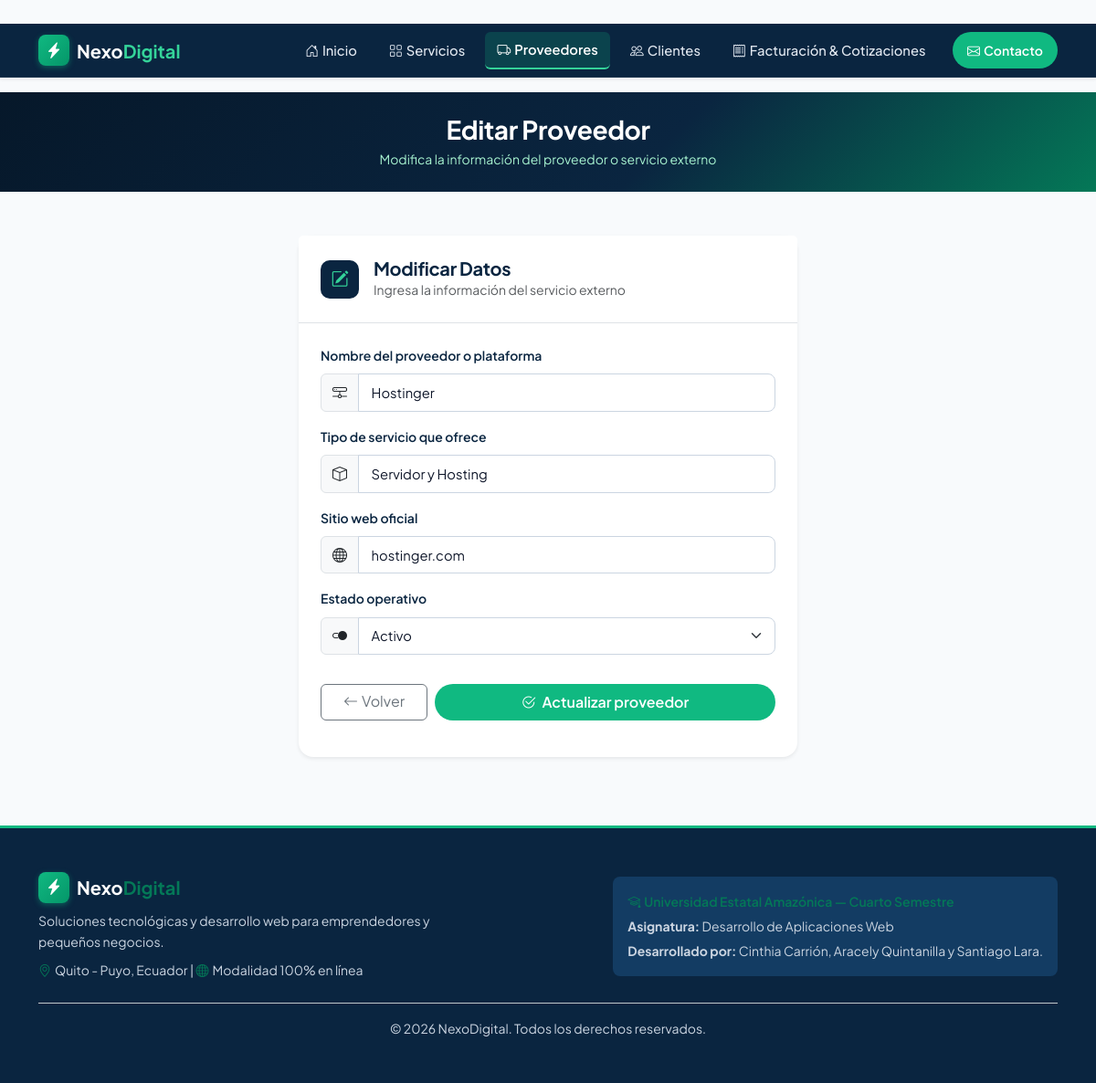
/proveedores/editar/1, run on the app's committed database.
### tables this page shows
CREATE TABLE proveedores (
            id INTEGER PRIMARY KEY AUTOINCREMENT,
            nombre TEXT NOT NULL,
            tipo_servicio TEXT NOT NULL,
            sitio TEXT NOT NULL,
            estado_id INTEGER NOT NULL,
            FOREIGN KEY (estado_id) REFERENCES estados_proveedor (id)
        );

### app.py (the view, shortened to what this page needs)
@app.route('/proveedores/editar/<int:id>', methods=['GET', 'POST'])
def editar_proveedor(id):
    conn = db.get_connection()
    proveedor = conn.execute('SELECT * FROM proveedores WHERE id = ?', (id,)).fetchone()
    if proveedor is None:
        conn.close()
        flash('El proveedor seleccionado no existe.', 'danger')
        return redirect(url_for('proveedores'))
    estados = conn.execute('SELECT * FROM estados_proveedor ORDER BY id').fetchall()
    form = ProveedorForm(data=dict(proveedor)) if request.method == 'GET' else ProveedorForm()
    form.estado_id.choices = [(e['id'], e['nombre']) for e in estados]
    if request.method == 'GET':
        form.estado_id.data = proveedor['estado_id']
    conn.close()
    return render_template('formulario_proveedor.html', form=form, editando=True, id=id)

### forms/proveedor_form.py
class ProveedorForm(FlaskForm):
    nombre = StringField(
        'Nombre del proveedor o plataforma',
        validators=[
            DataRequired(message='El nombre del proveedor es obligatorio.'),
            Length(min=3, max=100, message='Debe contener entre 3 y 100 caracteres.')
        ]
    )
    tipo_servicio = StringField(
        'Tipo de servicio que ofrece',
        validators=[
            DataRequired(message='Indica el tipo de servicio suministrado por el proveedor.'),
            Length(min=3, max=100, message='Debe contener entre 3 y 100 caracteres.')
        ]
    )
    sitio = StringField(
        'Sitio web oficial',
        validators=[
            DataRequired(message='El sitio web es obligatorio.'),
            Length(min=3, max=100, message='Debe contener entre 3 y 100 caracteres.')
        ]
    )
    estado_id = SelectField(
        'Estado operativo',
        coerce=int,
        validators=[DataRequired(message='Selecciona un estado operativo válido.')]
    )
    submit = SubmitField('Guardar proveedor')

### db.py (called while the page is built)
def get_connection():
    os.makedirs(DATA_DIR, exist_ok=True)
    conn = sqlite3.connect(DB_PATH)
    conn.row_factory = sqlite3.Row       # permite leer filas como fila['nombre']
    conn.execute('PRAGMA foreign_keys = ON')  # SQLite exige activar las FK en cada conexión
    return conn

### templates/formulario_proveedor.html (shortened to what this page needs)
﻿{% extends "base.html" %}
{% block content %}
<section class="page-header py-4 text-white">
    <div class="container text-center">
        <h1 class="h3 fw-bold mb-1">{{ 'Editar Proveedor' if editando else 'Registrar Nuevo Proveedor' }}</h1>
        <p class="text-light-emerald small mb-0">
            {{ 'Modifica la información del proveedor o servicio externo' if editando else 'Agrega plataformas o proveedores de infraestructura tecnológica' }}
        </p>
    </div>
</section>
<section class="py-5">
    <div class="container">
        <div class="row justify-content-center">
            <div class="col-lg-6 col-md-8">
                <div class="card form-card shadow-sm border-0 rounded-4">
                    <div class="card-header bg-white p-4 border-bottom">
                        <div class="d-flex align-items-center gap-3">
                            <div class="form-icon-box">
                                <i class="bi {{ 'bi-pencil-square' if editando else 'bi-truck' }}"></i>
                            </div>
                            <div>
                                <h2 class="h5 fw-bold text-navy mb-0">{{ 'Modificar Datos' if editando else 'Datos del Proveedor' }}</h2>
                                <small class="text-muted">Ingresa la información del servicio externo</small>
                            </div>
                        </div>
                    </div>
                    <div class="card-body p-4">
                        <form method="POST" novalidate>
                            <div class="mb-3">
                                {{ form.nombre.label(class="form-label fw-semibold text-navy small") }}
                                <div class="input-group">
                                    <span class="input-group-text bg-light"><i class="bi bi-hdd-network"></i></span>
                                    {{ form.nombre(class="form-control" + (" is-invalid" if form.nombre.errors else ""), placeholder="Ej: AWS, Hostinger, Cloudflare", autocomplete="off") }}
                                </div>
                            </div>
                            <div class="mb-3">
                                {{ form.tipo_servicio.label(class="form-label fw-semibold text-navy small") }}
                                <div class="input-group">
                                    <span class="input-group-text bg-light"><i class="bi bi-box"></i></span>
                                    {{ form.tipo_servicio(class="form-control" + (" is-invalid" if form.tipo_servicio.errors else ""), placeholder="Ej: Servidores Cloud, Base de datos, SSL") }}
                                </div>
                            </div>
                            <div class="mb-3">
                                {{ form.sitio.label(class="form-label fw-semibold text-navy small") }}
                                <div class="input-group">
                                    <span class="input-group-text bg-light"><i class="bi bi-globe"></i></span>
                                    {{ form.sitio(class="form-control" + (" is-invalid" if form.sitio.errors else ""), placeholder="Ej: hostinger.com, godaddy.com") }}
                                </div>
                            </div>
                            <div class="mb-4">
                                {{ form.estado_id.label(class="form-label fw-semibold text-navy small") }}
                                <div class="input-group">
                                    <span class="input-group-text bg-light"><i class="bi bi-toggle2-on"></i></span>
                                    <select name="{{ form.estado_id.name }}" id="{{ form.estado_id.id }}" class="form-select{{ ' is-invalid' if form.estado_id.errors else '' }}">
                                        {% for value, label in form.estado_id.choices %}
                                        <option value="{{ value }}" {% if form.estado_id.data == value %}selected{% endif %}>{{ label }}</option>
                                        {% endfor %}
                                    </select>
                                </div>
                            </div>
                            <div class="d-flex gap-2 pt-2">
                                <a href="{{ url_for('proveedores') }}" class="btn btn-outline-secondary px-4">
                                    <i class="bi bi-arrow-left me-1"></i>Volver
                                </a>
                                <button type="submit" class="btn btn-verde flex-grow-1 py-2">
                                    <i class="bi {{ 'bi-check2-circle' if editando else 'bi-plus-lg' }} me-1"></i>
                                    {{ 'Actualizar proveedor' if editando else 'Guardar proveedor' }}
                                </button>
                            </div>
                        </form>
                    </div>
                </div>
            </div>
        </div>
    </div>
</section>
{% endblock %}

### static/css/estilo.css (style rules this page uses)
:root { --navy: #0A2540; --navy-dark: #06182a; --navy-light: #133c63; --navy-subtle: #e6edf5; --emerald: #10b981; --emerald-dark: #047857; --emerald-subtle: #d1fae5; --emerald-text: #065f46; --mint-bright: #34d399; --amber: #f59e0b; --amber-subtle: #fef3c7; --amber-text: #92400e; --rose: #ef4444; --rose-subtle: #fee2e2; --rose-text: #991b1b; --bg-body: #f8fafc; --bg-card: #ffffff; --text-heading: #0f172a; --text-body: #334155; --text-muted: #475569; --border-color: #e2e8f0; --radius-sm: 8px; --radius-md: 12px; --radius-lg: 18px; --shadow-sm: 0 2px 6px rgba(15, 23, 42, 0.04); --shadow-md: 0 4px 16px rgba(15, 23, 42, 0.06); --shadow-hover: 0 10px 24px rgba(15, 23, 42, 0.10); }
body { font-family: 'Plus Jakarta Sans', -apple-system, BlinkMacSystemFont, 'Segoe UI', Roboto, sans-serif; background-color: var(--bg-body); color: var(--text-body); line-height: 1.65; -webkit-font-smoothing: antialiased; }
h1, h2, h3, h4, h5, h6 { color: var(--text-heading); font-weight: 700; letter-spacing: -0.015em; }
.text-navy { color: var(--navy) !important; }
.text-light-emerald { color: #a7f3d0 !important; }
.hero-section, .page-header { background: linear-gradient(135deg, #06182a 0%, #0A2540 60%, #047857 100%); position: relative; overflow: hidden; }
.hero-section h1, .page-header h1 { color: #ffffff !important; }
.btn-verde { background-color: var(--emerald); color: #ffffff !important; border-radius: 50px; border: none; font-weight: 600; padding: 0.6rem 1.4rem; transition: all 0.2s ease; }
.card { border-radius: var(--radius-md); background-color: var(--bg-card); border: 1px solid var(--border-color); box-shadow: var(--shadow-sm); transition: transform 0.2s ease, box-shadow 0.2s ease; }
.form-icon-box { width: 42px; height: 42px; border-radius: 10px; background-color: var(--navy); color: var(--mint-bright); display: inline-flex; align-items: center; justify-content: center; font-size: 1.2rem; }
.form-control, .form-select { border-radius: 8px; padding: 0.55rem 0.85rem; border: 1px solid #cbd5e1; font-size: 0.92rem; color: var(--text-heading); background-color: #ffffff; transition: border-color 0.2s ease, box-shadow 0.2s ease; }

### data on the page
proveedores: nombre "Hostinger", tipo_servicio "Servidor y Hosting", sitio "hostinger.com"

### other printed values
{{ 'Editar Proveedor' if editando else 'Registrar Nuevo Proveedor' }} "Editar Proveedor"
{{ 'Modificar Datos' if editando else 'Datos del Proveedor' }} "Modificar Datos"
{{ 'Actualizar proveedor' if editando else 'Guardar proveedor' }} "Actualizar proveedor"
form field estado_id "Activo"
